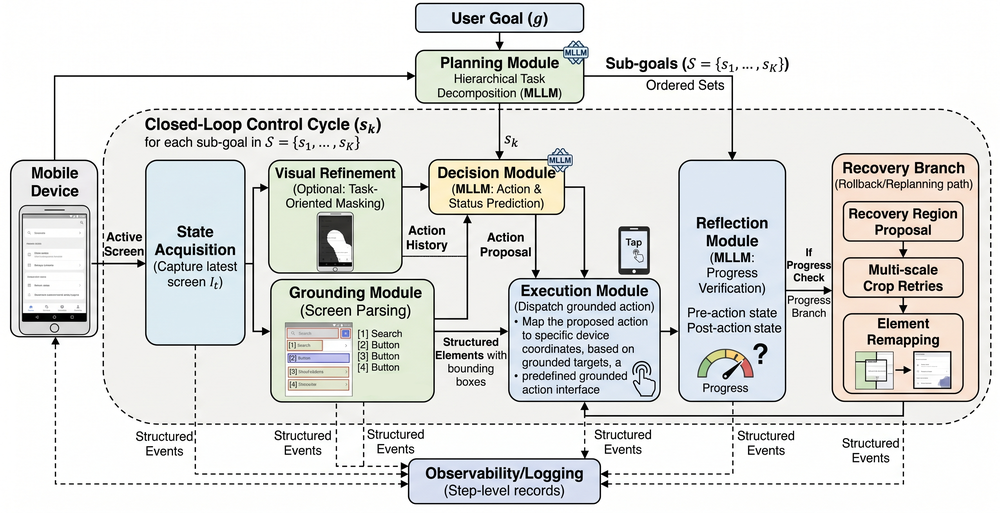
#> input picture tex/image/system-overview-crop_2.png, 1000 x 513 px, shrunk from 2816 x 1446 before the run
$ python -i masker.py   (imports and definitions only)
#> lines starting #> are read from the running program, lines starting #| are printed output that depends on the picture
"""
Less is More: Context-Aware Masking for Vision Models

Implements the random masking algorithm from "Less is More: Empowering GUI Agent
with Context-Aware Simplification" (https://arxiv.org/pdf/2507.03730).

The masking strategy introduces structured noise by randomly masking parts of an
image while optionally preserving a Region of Interest (ROI).

Algorithm:
    Two operating modes based on whether point of interest (x, y) is provided:

    1. **ROI-Preserving Mode** (if x, y provided):
       - Compute ROI: full width, 50% height, centered on y
       - Mask everything OUTSIDE ROI with black (alpha overlay technique)
       - Vision model focuses on interaction-relevant region

    2. **Random Masking Mode** (if x, y NOT provided):
       - Generate random rectangular mask region with size constraints
       - Mask that region with black (direct paste)
       - Model learns robustness to occlusion and missing information

Core Functions:
    - mask_image(): Main entry point (returns PIL.Image)
    - mask_image_bytes(): Wrapper returning PNG bytes
    - random_mask_outside_area(): Internal masking engine
    - compute_roi_region(): ROI calculation helper

Reference: https://arxiv.org/pdf/2507.03730
Source: https://github.com/JiuTian-VL/SimpAgent
"""

import io
import os
import random
from typing import Any, Optional, Tuple, Union

import numpy as np
from PIL import Image, ImageDraw


# Masking Parameters
DEFAULT_MASK_COLOR = (0, 0, 0)  # Black for masking
DEFAULT_WINDOW_MIN = 0.1  # Minimum mask size as fraction
DEFAULT_WINDOW_MAX = 0.5  # Maximum mask size as fraction
DEFAULT_ROI_HEIGHT_RATIO = 0.5  # ROI height = 50% of image height


# [69 lines left out: function compute_roi_region, not called in this run]


def random_mask_outside_area(
    image: Image.Image,
    area: Optional[Tuple[int, int, int, int]] = None,
    window_min: float = DEFAULT_WINDOW_MIN,
    window_max: float = DEFAULT_WINDOW_MAX
) -> Image.Image:
    """
    Apply masking based on area presence.

    Implements Step 2 & 3 from LessIsMore.md:
    - ALWAYS generates random mask region (Step 2)
    - Then applies mask based on whether area (ROI) exists (Step 3)

    Two cases:

    Case A - No ROI (area is None):
        Directly mask the random region with black

    Case B - ROI exists (area is not None):
        Mask everything OUTSIDE the ROI using alpha overlay

    Args:
        image (PIL.Image): RGB image to mask
        area (Tuple or None): ROI bounds as (left, top, right, bottom)
                            None means random masking mode
        window_min (float): Minimum mask size as fraction
        window_max (float): Maximum mask size as fraction

    Returns:
        PIL.Image: Masked image (RGB mode)

    Step 2 (from LessIsMore.md):
        mask_width ~ Uniform(window_min × W, window_max × W)
        mask_height ~ Uniform(window_min × H, window_max × H)
        mask_left ~ Uniform(0, W - mask_width)
        mask_top ~ Uniform(0, H - mask_height)
        mask_right = mask_left + mask_width
        mask_bottom = mask_top + mask_height

    Step 3A - No ROI (Case A):
        black_patch = black image with size (mask_width, mask_height)
        paste black_patch onto image at (mask_left, mask_top)

    Step 3B - With ROI (Case B):
        mask_image = grayscale(0) everywhere
        draw rectangle(roi) with value 255
        overlay = RGBA black
        set overlay.alpha = mask_image
        paste overlay onto image with alpha mask
    """
    width, height = image.size

    # Step 2: Generate random mask region (ALWAYS, regardless of area)
    mask_width = int(random.uniform(window_min * width, window_max * width))
    mask_height = int(random.uniform(window_min * height, window_max * height))

    # Clamp mask dimensions to image bounds
    mask_width = min(mask_width, width)
    mask_height = min(mask_height, height)

    # Sample top-left position
    max_left = max(0, width - mask_width)
    max_top = max(0, height - mask_height)

    mask_left = int(random.uniform(0, max_left)) if max_left > 0 else 0
    mask_top = int(random.uniform(0, max_top)) if max_top > 0 else 0

    mask_right = mask_left + mask_width
    mask_bottom = mask_top + mask_height

    # Step 3: Apply mask based on area
    if area is not None:
        # Case B: ROI preservation (mask everything OUTSIDE area)
        left, top, right, bottom = area

        # Create grayscale mask: 0 (black) everywhere, 255 (white) in ROI
        mask_layer = Image.new('L', (width, height), 0)
        mask_draw = ImageDraw.Draw(mask_layer)
        mask_draw.rectangle([left, top, right, bottom], fill=255)

        # Create black RGBA overlay
        overlay = Image.new('RGBA', (width, height), DEFAULT_MASK_COLOR + (255,))

        # Apply grayscale mask as alpha channel
        overlay.putalpha(mask_layer)

        # Convert image to RGBA if needed and paste overlay
        result = image.convert('RGBA') # image.paste(image.convert('RGBA'), (0, 0))
        result.paste(overlay, (0, 0), overlay)

        return result.convert('RGB')

    else:
        # Case A: Random masking (mask the random region)
        # Create black patch at random location
        patch = Image.new('RGB', (mask_width, mask_height), DEFAULT_MASK_COLOR)

        # Paste patch onto image
        masked_image = image.copy()
        masked_image.paste(patch, (mask_left, mask_top))

        return masked_image


def mask_image(
    screenshot: Union[str, Any],
    x: float = -1,
    y: float = -1,
    window_min: float = DEFAULT_WINDOW_MIN,
    window_max: float = DEFAULT_WINDOW_MAX,
    debug: bool = False,
    task_id: Optional[str] = None
) -> Image.Image:
    """
    Apply masking algorithm from LessIsMore paper.

    Main entry point implementing the complete masking pipeline.

    Orchestrates the algorithm:
    1. Load image
    2. If point (x, y) provided: Compute ROI region
    3. Call masking engine with area (or None for random mode)
    4. Return masked image

    Args:
        screenshot (str or PIL.Image or np.ndarray):
            Input image to mask
            - str: File path to image file
            - PIL.Image: Image object (any mode, converted to RGB)
            - np.ndarray: NumPy array (converted to PIL.Image)

        x (float): X-coordinate of point of interest
                  -1 or negative = no point provided (random masking mode)
                  Pixel coordinates in original image space

        y (float): Y-coordinate of point of interest
                  -1 or negative = no point provided (random masking mode)
                  Pixel coordinates in original image space

        window_min (float): Minimum mask region size as fraction [0.0, 1.0]
                          Default: 0.1 (10% of dimension)
                          Only used in Case A (no ROI)

        window_max (float): Maximum mask region size as fraction [0.0, 1.0]
                          Default: 0.5 (50% of dimension)
                          Only used in Case A (no ROI)

        debug (bool): If True, save visualization
                     Saves to ./debug/{task_id}/masked_{mode}.png
                     Default: False

        task_id (str, optional): Task identifier for debug output organization

    Returns:
        PIL.Image: Masked image (RGB mode)

    Raises:
        ValueError: If screenshot file path not found

    Algorithm (Orchestration):
        1. Load image from path/PIL/array
        2. If x >= 0 and y >= 0:
            area = compute_roi_region(width, height, x, y)
        else:
            area = None
        3. masked_image = random_mask_outside_area(image, area, window_min, window_max)
        4. return masked_image

    Example - ROI-Preserving Mode (point of interest provided):
        ```python
        masked_img = mask_image(
            screenshot="screenshot.png",
            x=960,
            y=540,
            window_min=0.1,
            window_max=0.5,
            debug=True,
            task_id="interaction_001"
        )
        # Result: ROI region around (960, 540) visible, rest black
        ```

    Example - Random Masking Mode (no point of interest):
        ```python
        masked_img = mask_image(
            screenshot="screenshot.png",
            x=-1,
            y=-1,
            window_min=0.1,
            window_max=0.5,
            debug=False
        )
        # Result: Random rectangular region masked with black
        ```
    """
#> called with screenshot = '../tex/image/system-overview-crop_2.png', x = -1, y = -1, window_min = 0.1, window_max = 0.5, debug = False
    # Load image
    if isinstance(screenshot, str):
        if not os.path.exists(screenshot):
            raise ValueError(f"Screenshot file not found: {screenshot}")
        img = Image.open(screenshot).convert("RGB")
    elif isinstance(screenshot, np.ndarray):
        img = Image.fromarray(screenshot).convert("RGB")
    else:
        # Assume PIL.Image
        img = screenshot.convert("RGB")

    img_width, img_height = img.size
#> img_width = 1000; img_height = 513

    # Determine operating mode
    has_point = (x >= 0 and y >= 0)

    # Step 1: Compute ROI if point provided, otherwise area is None
    if has_point:
        area = compute_roi_region(img_width, img_height, x, y)
        mode = "roi"
    else:
        area = None
        mode = "random"

    # Step 2-3: Apply masking
    masked_img = random_mask_outside_area(img, area, window_min, window_max)
#> in random_mask_outside_area, `patch = Image.new('RGB', (mask_width, mask_height), DEFAULT_MASK_COLOR)`: patch: PIL image 437x206 RGB; every value is 0
#> in random_mask_outside_area, `masked_image.paste(patch, (mask_left, mask_top))`:
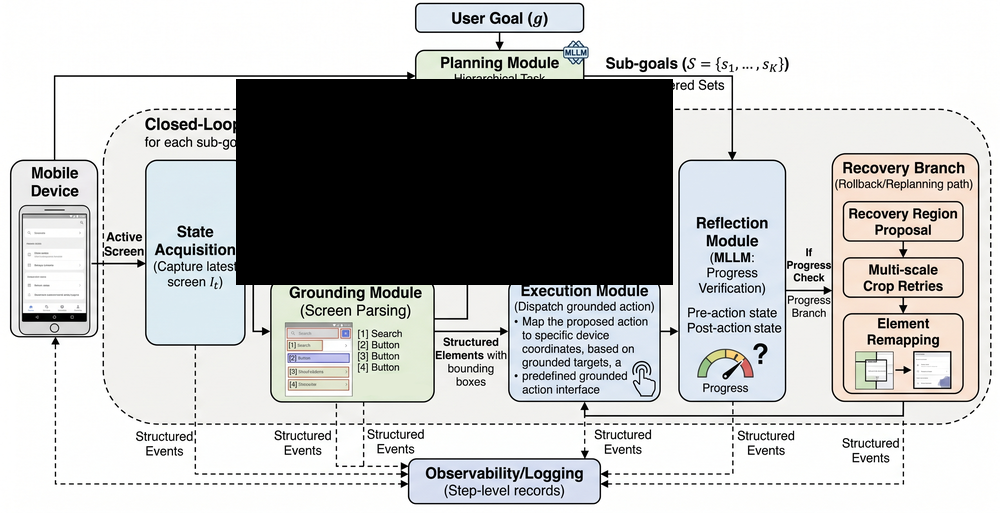
#> masked_image: PIL image 1000x513 RGB; mean R, G, B 185.3, 185.8, 185

    # Debug visualization
    if debug:
        debug_dir = f"./debug/{task_id}" if task_id else "./debug"
        os.makedirs(debug_dir, exist_ok=True)

        debug_filename = f"masked_{mode}.png"
        debug_path = os.path.join(debug_dir, debug_filename)
        masked_img.save(debug_path)

    return masked_img


# [37 lines left out: function mask_image_bytes, not called in this run]

>>> result = mask_image('../tex/image/system-overview-crop_2.png')
